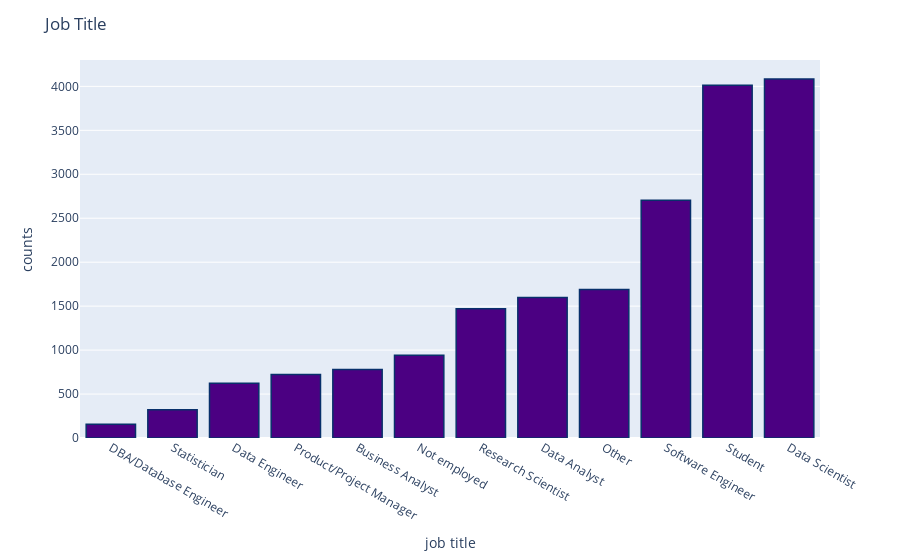

Here is the notebook cell this chart was saved with:
### Code cell
# job title
job_count= pd.DataFrame({'job title':df["job title"].value_counts().index, 'counts':df["job title"].value_counts().values}).sort_values("counts")
fig = px.bar(job_count, x='job title', y='counts')
fig.update_traces(marker_color="indigo",marker_line_color='rgb(8,48,107)',
                  marker_line_width=1.5)
fig.update_layout(title_text='Job Title')
# py.plot(fig, filename="job")
fig.show()

### Figure 1 — Plotly figure (JSON) as saved in the notebook; plotly's stock layout.template omitted (floating-point values rounded to 4 significant figures)
{"data": [{"alignmentgroup": "True", "hovertemplate": "job title=%{x}<br>counts=%{y}<extra></extra>", "legendgroup": "", "marker": {"color": "indigo", "line": {"color": "rgb(8,48,107)", "width": 1.5}}, "name": "", "offsetgroup": "", "orientation": "v", "showlegend": false, "textposition": "auto", "type": "bar", "x": ["DBA/Database Engineer", "Statistician", "Data Engineer", "Product/Project Manager", "Business Analyst", "Not employed", "Research Scientist", "Data Analyst", "Other", "Software Engineer", "Student", "Data Scientist"], "xaxis": "x", "y": [156, 322, 624, 723, 778, 942, 1470, 1598, 1690, 2705, 4014, 4085], "yaxis": "y"}], "layout": {"barmode": "relative", "legend": {"tracegroupgap": 0}, "margin": {"t": 60}, "title": {"text": "Job Title"}, "xaxis": {"anchor": "y", "domain": [0, 1], "title": {"text": "job title"}}, "yaxis": {"anchor": "x", "domain": [0, 1], "title": {"text": "counts"}}}}
